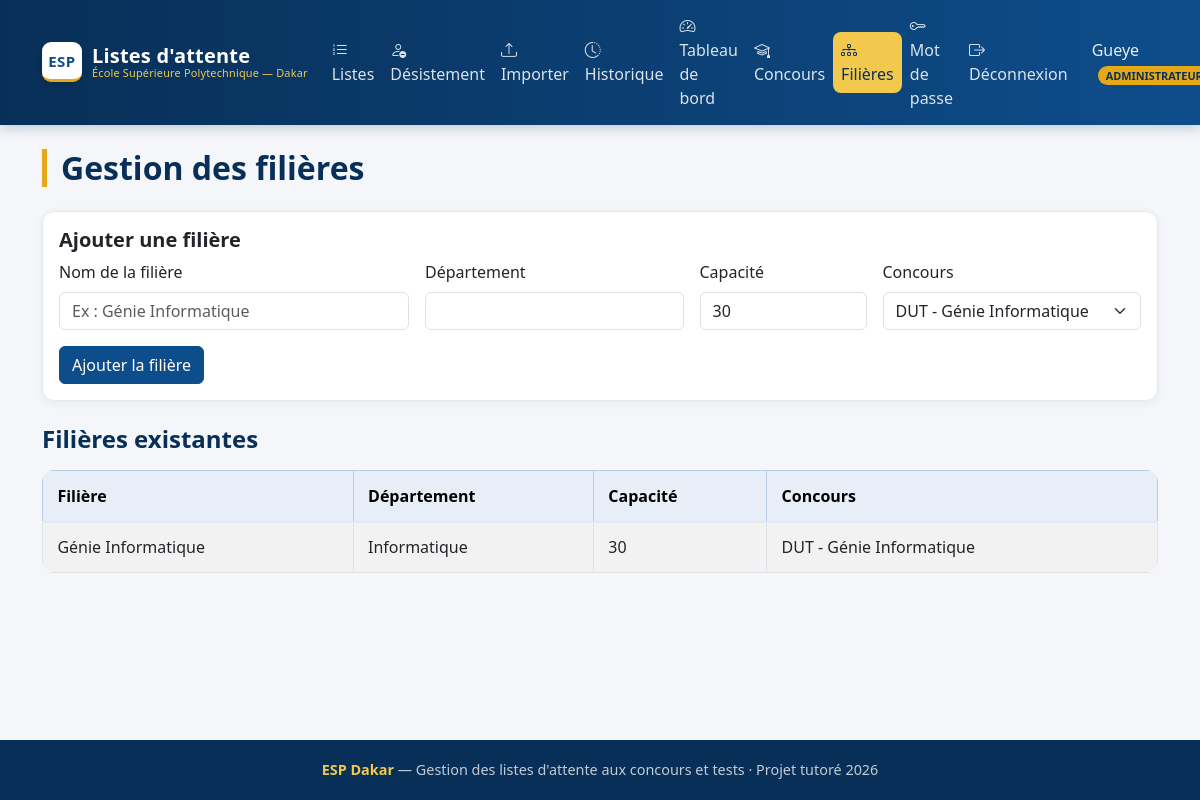
The page /pages/filieres.php (signed in) on the database as committed earlier.
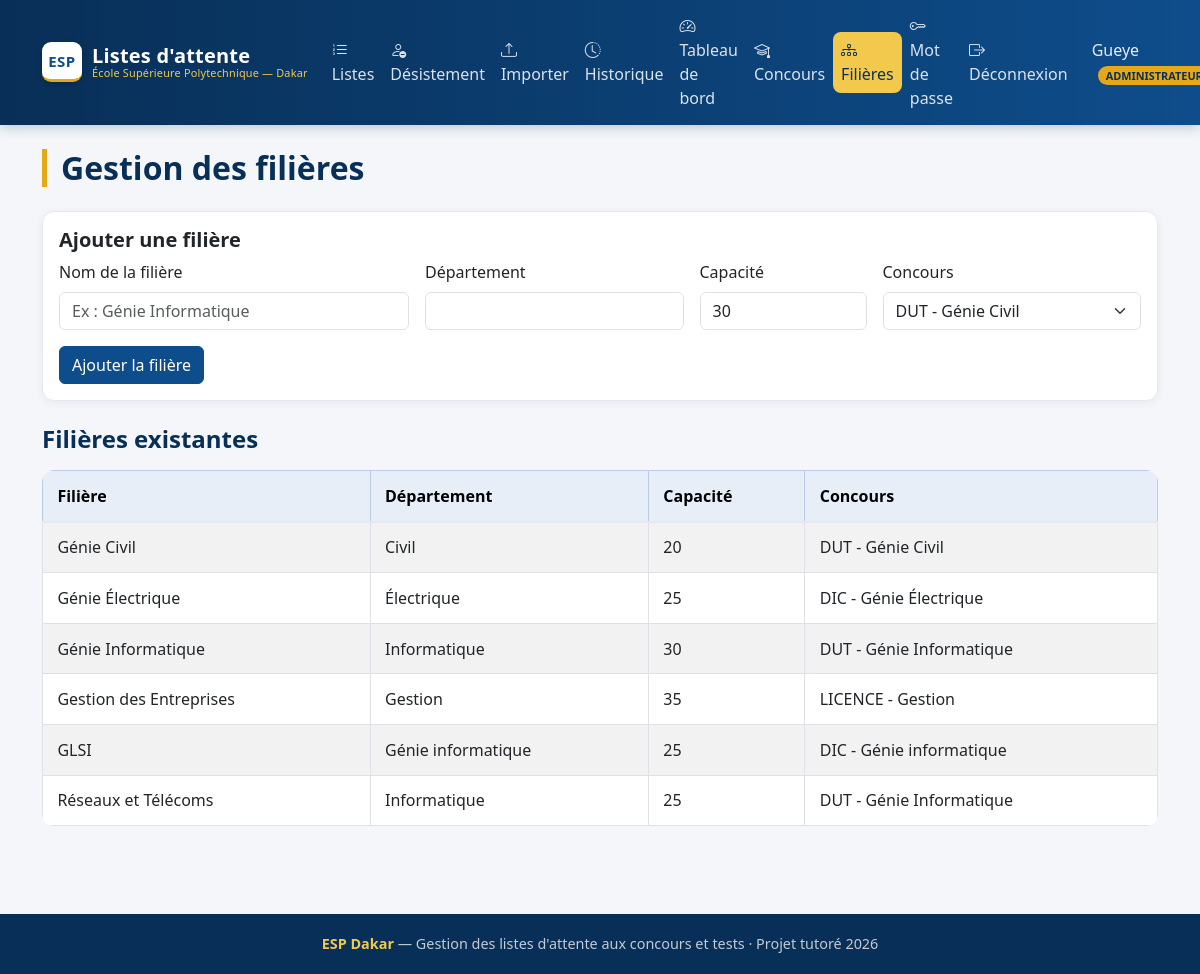
The same page on the database as committed later.
### tables this page shows
CREATE TABLE filieres (
    id INT AUTO_INCREMENT PRIMARY KEY,
    nom VARCHAR(150) NOT NULL,
    departement VARCHAR(100) NOT NULL,
    capacite_accueil INT NOT NULL,
    concours_id INT,
    FOREIGN KEY (concours_id) REFERENCES concours(id)
);

CREATE TABLE concours (
    id INT AUTO_INCREMENT PRIMARY KEY,
    type ENUM('DUT', 'DIC', 'LICENCE') NOT NULL,
    annee INT NOT NULL,
    departement VARCHAR(100) NOT NULL
);

### pages/filieres.php (the view, shortened to what this page needs)
<?php
require '../config/database.php';
include '../includes/header.php';
$concours = $pdo->query("SELECT * FROM concours ORDER BY type, departement")->fetchAll();
$filieres = $pdo->query("
    SELECT f.*, c.type AS concours_type, c.departement AS concours_dep
    FROM filieres f
    JOIN concours c ON f.concours_id = c.id
    ORDER BY f.nom
")->fetchAll();
?>
<h2 class="page-title">Gestion des filières</h2>
<div class="card mb-4">
    <div class="card-body">
        <h5 class="card-title">Ajouter une filière</h5>
        <form method="POST">
            <div class="row g-3">
                <div class="col-md-4">
                    <label class="form-label">Nom de la filière</label>
                    <input type="text" name="nom" class="form-control" placeholder="Ex : Génie Informatique" required>
                </div>
                <div class="col-md-3">
                    <label class="form-label">Département</label>
                    <input type="text" name="departement" class="form-control" required>
                </div>
                <div class="col-md-2">
                    <label class="form-label">Capacité</label>
                    <input type="number" name="capacite" class="form-control" value="30" required>
                </div>
                <div class="col-md-3">
                    <label class="form-label">Concours</label>
                    <select name="concours_id" class="form-select" required>
                        <?php foreach ($concours as $c): ?>
                            <option value="<?= $c['id'] ?>">
                                <?= htmlspecialchars($c['type'] . ' - ' . $c['departement']) ?>
                            </option>
                        <?php endforeach; ?>
                    </select>
                </div>
                <div class="col-12">
                    <button type="submit" class="btn btn-primary">Ajouter la filière</button>
                </div>
            </div>
        </form>
    </div>
</div>
<h4 class="mb-3">Filières existantes</h4>
<table class="table table-striped table-bordered">
    <thead class="table-primary">
        <tr>
            <th>Filière</th>
            <th>Département</th>
            <th>Capacité</th>
            <th>Concours</th>
        </tr>
    </thead>
    <tbody>
        <?php if (count($filieres) === 0): ?>
            <tr><td colspan="4" class="text-center text-muted">Aucune filière enregistrée</td></tr>
        <?php else: ?>
            <?php foreach ($filieres as $f): ?>
                <tr>
                    <td><?= htmlspecialchars($f['nom']) ?></td>
                    <td><?= htmlspecialchars($f['departement']) ?></td>
                    <td><?= $f['capacite_accueil'] ?></td>
                    <td><?= htmlspecialchars($f['concours_type'] . ' - ' . $f['concours_dep']) ?></td>
                </tr>
            <?php endforeach; ?>
        <?php endif; ?>
    </tbody>
</table>
<?php include '../includes/footer.php'; ?>

### includes/header.php (shortened to what this page needs)
<?php
$pageCourante = basename($_SERVER['PHP_SELF']);
?>
<!DOCTYPE html>
<html lang="fr">
<head>
    <link href="https://cdn.jsdelivr.net/npm/bootstrap@5.3.0/dist/css/bootstrap.min.css" rel="stylesheet">
    <link href="https://cdn.jsdelivr.net/npm/bootstrap-icons@1.11.3/font/bootstrap-icons.min.css" rel="stylesheet">
    <link href="/Gestion_Liste_attente/assets/css/style.css" rel="stylesheet">
</head>
<body>
    <nav class="navbar navbar-expand-lg navbar-dark navbar-esp">
        <div class="container">
            <a class="navbar-brand" href="/Gestion_Liste_attente/index.php">
                <span class="esp-logo">ESP</span>
                <span class="esp-brand-text">Listes d'attente<small>École Supérieure Polytechnique — Dakar</small></span>
            </a>
            <div class="collapse navbar-collapse" id="espNav">
                <div class="navbar-nav ms-auto align-items-lg-center">
                    <?php if (isset($_SESSION['utilisateur_id'])): ?>
                        <a class="nav-link <?= $pageCourante === 'listes.php' ? 'actif' : '' ?>" href="/Gestion_Liste_attente/pages/listes.php"><i class="bi bi-list-ol"></i> Listes</a>
                        <a class="nav-link <?= $pageCourante === 'desistement.php' ? 'actif' : '' ?>" href="/Gestion_Liste_attente/pages/desistement.php"><i class="bi bi-person-dash"></i> Désistement</a>
                        <?php if (in_array($_SESSION['role'], ['agent', 'administrateur'], true)): ?>
                            <a class="nav-link <?= $pageCourante === 'import.php' ? 'actif' : '' ?>" href="/Gestion_Liste_attente/pages/import.php"><i class="bi bi-upload"></i> Importer</a>
                            <a class="nav-link <?= $pageCourante === 'historique.php' ? 'actif' : '' ?>" href="/Gestion_Liste_attente/pages/historique.php"><i class="bi bi-clock-history"></i> Historique</a>
                        <?php endif; ?>
                        <a class="nav-link <?= $pageCourante === 'dashboard.php' ? 'actif' : '' ?>" href="/Gestion_Liste_attente/pages/dashboard.php"><i class="bi bi-speedometer2"></i> Tableau de bord</a>
                        <?php if ($_SESSION['role'] === 'administrateur'): ?>
                            <a class="nav-link <?= $pageCourante === 'concours.php' ? 'actif' : '' ?>" href="/Gestion_Liste_attente/pages/concours.php"><i class="bi bi-mortarboard"></i> Concours</a>
                            <a class="nav-link <?= $pageCourante === 'filieres.php' ? 'actif' : '' ?>" href="/Gestion_Liste_attente/pages/filieres.php"><i class="bi bi-diagram-3"></i> Filières</a>
                        <?php endif; ?>
                        <a class="nav-link <?= $pageCourante === 'mot_de_passe.php' ? 'actif' : '' ?>" href="/Gestion_Liste_attente/pages/mot_de_passe.php"><i class="bi bi-key"></i> Mot de passe</a>
                        <a class="nav-link" href="/Gestion_Liste_attente/auth/logout.php"><i class="bi bi-box-arrow-right"></i> Déconnexion</a>
                        <span class="navbar-text ms-lg-3">
                            <?= htmlspecialchars($_SESSION['nom']) ?>
                            <span class="esp-badge-role"><?= htmlspecialchars($_SESSION['role']) ?></span>
                        </span>
                    <?php else: ?>
                        <a class="nav-link" href="/Gestion_Liste_attente/pages/consultation.php"><i class="bi bi-search"></i> Consulter ma situation</a>
                        <a class="nav-link" href="/Gestion_Liste_attente/auth/login.php"><i class="bi bi-box-arrow-in-right"></i> Connexion</a>
                    <?php endif; ?>
                </div>
            </div>
        </div>
    </nav>
    <main class="container mt-4 mb-4">

### includes/footer.php (shortened to what this page needs)
    </main>
    <footer class="esp-footer">
        <div class="container">
            <strong class="esp-gold">ESP Dakar</strong> — Gestion des listes d'attente aux concours et tests &middot; Projet tutoré 2026
        </div>
    </footer>
</body>
</html>

### assets/css/style.css (style rules this page uses)
:root { --esp-blue: #0E4D8B; --esp-blue-dark: #0A3A6B; --esp-blue-darker: #082F57; --esp-gold: #E6A817; --esp-gold-light: #F2C94C; --esp-bg: #f4f6f9; --esp-surface:#ffffff; --esp-text: #243140; --esp-muted: #6b7a8d; --esp-border: #e4e9f0; --esp-radius: 12px; --esp-shadow: 0 2px 10px rgba(16, 42, 77, 0.06); --esp-shadow-hover: 0 6px 22px rgba(16, 42, 77, 0.12); --bs-primary: var(--esp-blue); --bs-primary-rgb: 14, 77, 139; }
body { background-color: var(--esp-bg); color: var(--esp-text); font-family: "Segoe UI", system-ui, -apple-system, Arial, sans-serif; display: flex; flex-direction: column; min-height: 100vh; }
main, .container { flex: 1 0 auto; }
h1, h2, h3, h4, h5 { color: var(--esp-blue-darker); font-weight: 600; }
a { color: var(--esp-blue); }
.navbar-esp { background: linear-gradient(90deg, var(--esp-blue-darker), var(--esp-blue)); box-shadow: 0 2px 12px rgba(8, 47, 87, 0.25); }
.navbar-esp .navbar-brand { display: flex; align-items: center; gap: 10px; font-weight: 700; color: #fff; letter-spacing: .2px; }
.esp-logo { display: inline-flex; align-items: center; justify-content: center; width: 40px; height: 40px; background: #fff; color: var(--esp-blue); border-radius: 9px; font-weight: 800; font-size: 15px; letter-spacing: .5px; border-bottom: 3px solid var(--esp-gold); box-shadow: 0 2px 6px rgba(0,0,0,.15); }
.navbar-brand .esp-brand-text { display: flex; flex-direction: column; line-height: 1.1; }
.navbar-brand .esp-brand-text small { font-weight: 400; font-size: .68rem; color: var(--esp-gold-light); }
.navbar-esp .nav-link { color: rgba(255,255,255,.85); font-weight: 500; padding: .4rem .85rem; border-radius: 8px; transition: background-color .15s, color .15s; }
.navbar-esp .nav-link.actif { color: var(--esp-blue-darker); background: var(--esp-gold-light); }
.navbar-esp .navbar-text { color: rgba(255,255,255,.9); }
.esp-badge-role { background: var(--esp-gold); color: var(--esp-blue-darker); font-size: .68rem; font-weight: 700; text-transform: uppercase; padding: 2px 8px; border-radius: 20px; margin-left: 6px; }
.card { border: 1px solid var(--esp-border); border-radius: var(--esp-radius); box-shadow: var(--esp-shadow); transition: box-shadow .18s, transform .18s; }
.table { background: var(--esp-surface); border-radius: var(--esp-radius); overflow: hidden; }
.table > :not(caption) > * > * { padding: .8rem .9rem; }
.table thead th { border-bottom: 2px solid var(--esp-border); font-weight: 600; }
.table-primary { --bs-table-bg: #e7eef7; }
.btn-primary { background-color: var(--esp-blue); border-color: var(--esp-blue); }
.page-title { border-left: 5px solid var(--esp-gold); padding-left: 14px; margin-bottom: 1.5rem; }
.esp-footer { flex-shrink: 0; background: var(--esp-blue-darker); color: rgba(255,255,255,.75); text-align: center; padding: 1.2rem; margin-top: 3rem; font-size: .9rem; }
.esp-footer .esp-gold { color: var(--esp-gold-light); }

Rows that differ between the two databases and show on the page:
added filieres: nom "Génie Civil", departement "Civil", capacite_accueil "20", concours.departement "DUT - Génie Civil"
added filieres: nom "Génie Électrique", departement "Électrique", capacite_accueil "25", concours.departement "DIC - Génie Électrique"
added filieres: nom "Gestion des Entreprises", departement "Gestion", capacite_accueil "35", concours.departement "LICENCE - Gestion"
added filieres: nom "GLSI", departement "Génie informatique", capacite_accueil "25", concours.departement "DIC - Génie informatique"
added filieres: nom "Réseaux et Télécoms", departement "Informatique", capacite_accueil "25", concours.departement "DUT - Génie Informatique"
Other text that changed with them:
form field concours_id: "DUT - Génie Informatique" → "DUT - Génie Civil"
